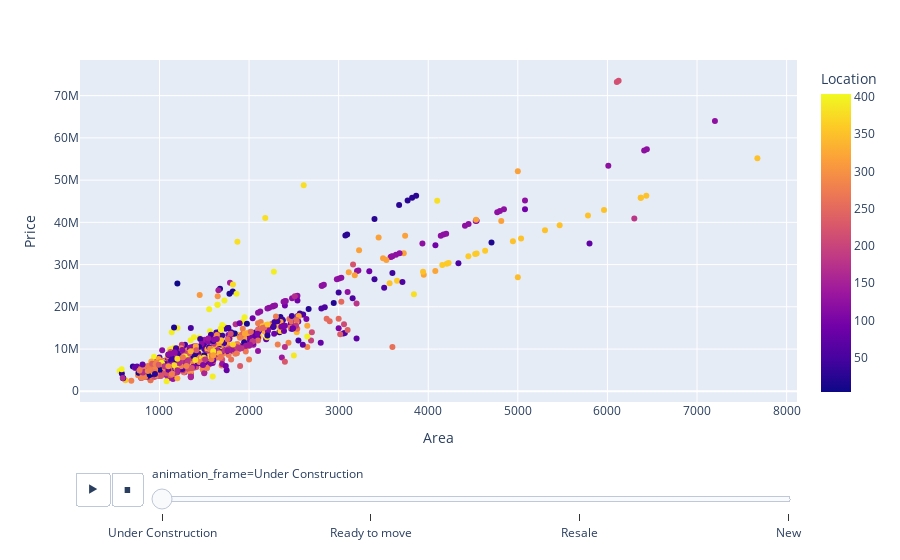

Here is the notebook cell this chart was saved with:
### Code cell
fig = px.scatter(data, x='Area', y='Price',animation_frame=df['Status'],color='Location')
fig.show()

### Figure 1 — Plotly figure (JSON) as saved in the notebook; plotly's stock layout.template omitted (floating-point values rounded to 4 significant figures; data arrays with more than 128 entries replaced by an {"elided": "..."} marker saying what was removed)
{"data": [{"hovertemplate": "animation_frame=Under Construction<br>Area=%{x}<br>Price=%{y}<br>Location=%{marker.color}<extra></extra>", "legendgroup": "", "marker": {"color": {"elided": "869 int values"}, "coloraxis": "coloraxis", "symbol": "circle"}, "mode": "markers", "name": "", "orientation": "v", "showlegend": false, "type": "scatter", "x": {"elided": "869 int values"}, "xaxis": "x", "y": {"elided": "869 int values"}, "yaxis": "y"}], "layout": {"coloraxis": {"colorbar": {"title": {"text": "Location"}}, "colorscale": [[0, "#0d0887"], [0.1111, "#46039f"], [0.2222, "#7201a8"], [0.3333, "#9c179e"], [0.4444, "#bd3786"], [0.5556, "#d8576b"], [0.6667, "#ed7953"], [0.7778, "#fb9f3a"], [0.8889, "#fdca26"], [1, "#f0f921"]]}, "legend": {"tracegroupgap": 0}, "margin": {"t": 60}, "sliders": [{"active": 0, "currentvalue": {"prefix": "animation_frame="}, "len": 0.9, "pad": {"b": 10, "t": 60}, "steps": [{"args": [["Under Construction"], {"frame": {"duration": 0, "redraw": false}, "fromcurrent": true, "mode": "immediate", "transition": {"duration": 0, "easing": "linear"}}], "label": "Under Construction", "method": "animate"}, {"args": [["Ready to move"], {"frame": {"duration": 0, "redraw": false}, "fromcurrent": true, "mode": "immediate", "transition": {"duration": 0, "easing": "linear"}}], "label": "Ready to move", "method": "animate"}, {"args": [["Resale"], {"frame": {"duration": 0, "redraw": false}, "fromcurrent": true, "mode": "immediate", "transition": {"duration": 0, "easing": "linear"}}], "label": "Resale", "method": "animate"}, {"args": [["New"], {"frame": {"duration": 0, "redraw": false}, "fromcurrent": true, "mode": "immediate", "transition": {"duration": 0, "easing": "linear"}}], "label": "New", "method": "animate"}], "x": 0.1, "xanchor": "left", "y": 0, "yanchor": "top"}], "updatemenus": [{"buttons": [{"args": [null, {"frame": {"duration": 500, "redraw": false}, "fromcurrent": true, "mode": "immediate", "transition": {"duration": 500, "easing": "linear"}}], "label": "&#9654;", "method": "animate"}, {"args": [[null], {"frame": {"duration": 0, "redraw": false}, "fromcurrent": true, "mode": "immediate", "transition": {"duration": 0, "easing": "linear"}}], "label": "&#9724;", "method": "animate"}], "direction": "left", "pad": {"r": 10, "t": 70}, "showactive": false, "type": "buttons", "x": 0.1, "xanchor": "right", "y": 0, "yanchor": "top"}], "xaxis": {"anchor": "y", "domain": [0, 1], "title": {"text": "Area"}}, "yaxis": {"anchor": "x", "domain": [0, 1], "title": {"text": "Price"}}}}
